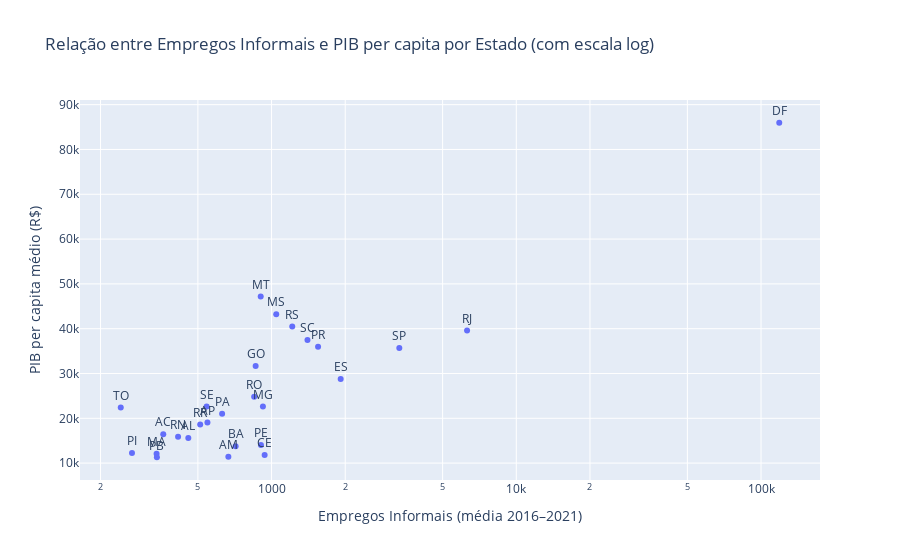

The notebook cell saved with this chart:
### Markdown cell above
<a id="9"></a>
### 9 - Estados com maior informalidade têm menor PIB?


#### Não necessariamente. Os dois gráficos sugerem uma tendência geral de que estados com maior número de empregos informais tendem a apresentar PIB per capita mais baixo, o que indicaria uma relação entre informalidade e menor desenvolvimento econômico. No entanto, essa relação não é absoluta.

#### No primeiro gráfico, com todos os estados (inclusive o DF), o Distrito Federal aparece como um ponto fora da curva, com um PIB per capita muito alto, mesmo com um número elevado de empregos informais, o que quebra a tendência esperada. Já no segundo gráfico, ao removermos o DF, conseguimos observar mais claramente a tendência negativa entre informalidade e PIB, mas ainda existem exceções, como o Mato Grosso (MT), que apresenta um PIB per capita elevado apesar de também ter uma informalidade significativa.

#### Portanto, embora exista uma associação aparente entre alta informalidade e menor PIB per capita, os dados mostram que essa relação não é uma regra fixa, e pode ser influenciada por outros fatores, como características econômicas regionais e estrutura produtiva.

### Code cell
# Carregar os dados
df = pd.read_csv('dataFrame/BrStatsAtualizada.csv', sep=';', low_memory=False)
df_pib = pd.read_csv('pib_per_capita/pib_per_capita_estados.csv')


for col in ['PessoalOcupado', 'PessoalAssalariado']:
    df[col] = df[col].astype(str).str.replace('.', '', regex=False).str.replace(',', '.', regex=False)
    df[col] = pd.to_numeric(df[col], errors='coerce')  

# Calcular empregos informais
df['Empregos_Informais'] = df['PessoalOcupado'] - df['PessoalAssalariado']

# Agrupar por estado e calcular média entre os anos
df_estado = df.groupby('UF')[['Empregos_Informais']].mean().round(0).astype(int).reset_index()


# Adicionar o PIB per capita médio de cada estado
pib_estado = df_pib.groupby('UF')['PIB_per_capita'].mean().reset_index()
df_estado = pd.merge(df_estado, pib_estado, on='UF')

fig = px.scatter(
    df_estado,
    x='Empregos_Informais',
    y='PIB_per_capita',
    text='UF',
    title='Relação entre Empregos Informais e PIB per capita por Estado (com escala log)',
    labels={
        'Empregos_Informais': 'Empregos Informais (média 2016–2021)',
        'PIB_per_capita': 'PIB per capita médio (R$)'
    },
    log_x=True  
)

fig.update_traces(textposition='top center')
fig.show()

### Figure 1 — Plotly figure (JSON) as saved in the notebook; plotly's stock layout.template omitted (floating-point values rounded to 4 significant figures)
{"data": [{"hovertemplate": "Empregos Informais (média 2016–2021)=%{x}<br>PIB per capita médio (R$)=%{y}<br>UF=%{text}<extra></extra>", "legendgroup": "", "marker": {"color": "#636efa", "symbol": "circle"}, "mode": "markers+text", "name": "", "orientation": "v", "showlegend": false, "text": ["AC", "AL", "AM", "AP", "BA", "CE", "DF", "ES", "GO", "MA", "MG", "MS", "MT", "PA", "PB", "PE", "PI", "PR", "RJ", "RN", "RO", "RR", "RS", "SC", "SE", "SP", "TO"], "textposition": "top center", "type": "scatter", "x": [361, 457, 666, 547, 713, 937, 118695, 1916, 861, 339, 922, 1045, 903, 628, 340, 905, 269, 1549, 6294, 415, 849, 511, 1215, 1402, 543, 3327, 242], "xaxis": "x", "y": [16460.0, 15620.0, 11400.0, 19050.0, 13770.0, 11830.0, 85960.0, 28760.0, 31660.0, 12110.0, 22630.0, 43240.0, 47170.0, 21020.0, 11310.0, 14020.0, 12230.0, 35970.0, 39600.0, 15910.0, 24780.0, 18640.0, 40500.0, 37470.0, 22610.0, 35700.0, 22440.0], "yaxis": "y"}], "layout": {"legend": {"tracegroupgap": 0}, "title": {"text": "Relação entre Empregos Informais e PIB per capita por Estado (com escala log)"}, "xaxis": {"anchor": "y", "domain": [0, 1], "title": {"text": "Empregos Informais (média 2016–2021)"}, "type": "log"}, "yaxis": {"anchor": "x", "domain": [0, 1], "title": {"text": "PIB per capita médio (R$)"}}}}
